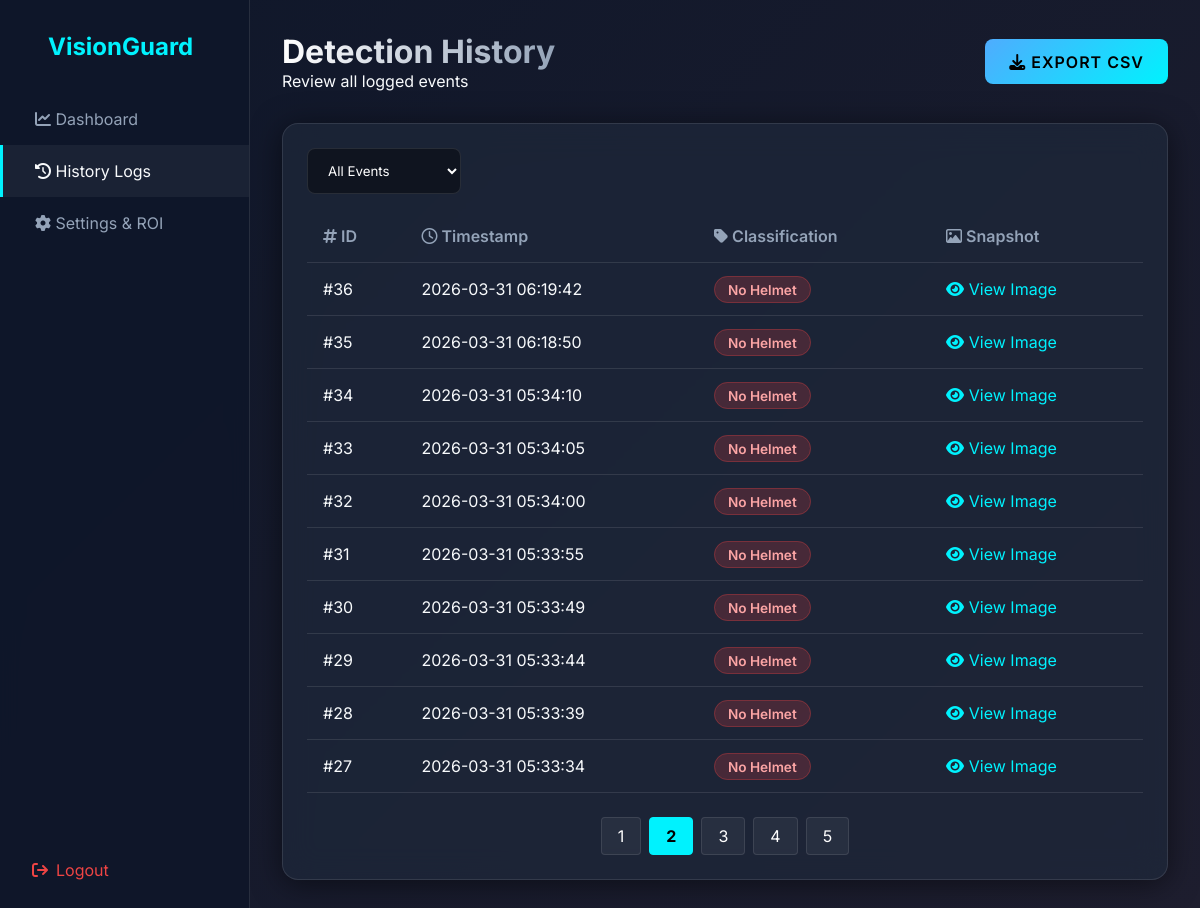
Screenshot of /logs?page=2&class_filter=All (signed in) with the database file from the repository.
### core/models.py (models this page shows)
class DetectionLog(db.Model):
    id = db.Column(db.Integer, primary_key=True)
    timestamp = db.Column(db.DateTime, default=datetime.utcnow)
    class_name = db.Column(db.String(50), nullable=False) # 'Helmet' or 'No Helmet'
    snapshot_path = db.Column(db.String(255), nullable=True) # relative path to static/snapshots/

### core/routes/logs.py (the view)
@logs_bp.route('/logs')
@login_required
def history():
    page = request.args.get('page', 1, type=int)
    class_filter = request.args.get('class_filter', 'All')
    query = DetectionLog.query
    if class_filter != 'All':
        query = query.filter_by(class_name=class_filter)
    logs = query.order_by(DetectionLog.timestamp.desc()).paginate(page=page, per_page=10)
    return render_template('logs.html', logs=logs, current_filter=class_filter)

### core/templates/logs.html (shortened to what this page needs)
{% extends "base.html" %}
{% block content %}
<div class="page-header flex-between">
    <div>
        <h1 class="page-title">Detection History</h1>
        <p class="page-subtitle">Review all logged events</p>
    </div>
    <div class="actions">
        <a href="{{ url_for('logs.export_csv') }}" class="btn-primary"><i class="fa-solid fa-download"></i> Export CSV</a>
    </div>
</div>
<div class="glass-panel logs-panel">
    <div class="filters">
        <form method="GET" action="{{ url_for('logs.history') }}" class="filter-form">
            <select name="class_filter" class="form-select" onchange="this.form.submit()">
                <option value="All" {% if current_filter == 'All' %}selected{% endif %}>All Events</option>
            </select>
        </form>
    </div>
    <div class="table-responsive">
        <table class="data-table">
            <thead>
                <tr>
                    <th><i class="fa-solid fa-hashtag"></i> ID</th>
                    <th><i class="fa-regular fa-clock"></i> Timestamp</th>
                    <th><i class="fa-solid fa-tag"></i> Classification</th>
                    <th><i class="fa-regular fa-image"></i> Snapshot</th>
                </tr>
            </thead>
            <tbody>
                {% for log in logs.items %}
                <tr>
                    <td>#{{ log.id }}</td>
                    <td>{{ log.timestamp.strftime('%Y-%m-%d %H:%M:%S') }}</td>
                    <td>
                        <span class="status-badge {% if log.class_name == 'Helmet' %}success{% else %}danger{% endif %}">
                            {{ log.class_name }}
                        </span>
                    </td>
                    <td>
                        {% if log.snapshot_path %}
                            <a href="{{ url_for('static', filename='snapshots/' + log.snapshot_path) }}" target="_blank" class="preview-btn">
                                <i class="fa-solid fa-eye"></i> View Image
                            </a>
                        {% else %}
                            <span class="text-muted">N/A</span>
                        {% endif %}
                    </td>
                </tr>
                {% else %}
                <tr>
                    <td colspan="4" class="text-center empty-state">No logs found.</td>
                </tr>
                {% endfor %}
            </tbody>
        </table>
    </div>
    {% if logs.pages > 1 %}
    <div class="pagination">
        {% for page_num in logs.iter_pages(left_edge=1, right_edge=1, left_current=1, right_current=2) %}
            {% if page_num %}
                {% if logs.page == page_num %}
                    <strong class="page-item active">{{ page_num }}</strong>
                {% else %}
                    <a href="{{ url_for('logs.history', page=page_num, class_filter=current_filter) }}" class="page-item">{{ page_num }}</a>
                {% endif %}
            {% else %}
                <span class="page-item dots">...</span>
            {% endif %}
        {% endfor %}
    </div>
    {% endif %}
</div>
{% endblock %}

### core/static/css/style.css (style rules this page uses)
:root { --primary: #00f2fe; --seconday: #4facfe; --bg-dark: #0f172a; --bg-panel: rgba(30, 41, 59, 0.7); --text-main: #f8fafc; --text-muted: #94a3b8; --success: #10b981; --danger: #ef4444; --glass-border: rgba(255, 255, 255, 0.1); }
* { margin: 0; padding: 0; box-sizing: border-box; font-family: 'Inter', sans-serif; }
body { background: linear-gradient(135deg, #0f172a 0%, #1e1e2f 100%); color: var(--text-main); min-height: 100vh; overflow-x: hidden; }
.glass-panel { background: var(--bg-panel); backdrop-filter: blur(16px); -webkit-backdrop-filter: blur(16px); border: 1px solid var(--glass-border); border-radius: 16px; padding: 1.5rem; box-shadow: 0 4px 30px rgba(0, 0, 0, 0.5); }
.input-with-icon input, .form-select { width: 100%; padding: 0.8rem 1rem 0.8rem 2.5rem; background: rgba(0, 0, 0, 0.2); border: 1px solid var(--glass-border); border-radius: 8px; color: white; outline: none; transition: 0.3s; }
.btn-primary { background: linear-gradient(135deg, var(--seconday), var(--primary)); color: #000; border: none; padding: 0.8rem 1.5rem; border-radius: 8px; font-weight: 600; cursor: pointer; transition: 0.3s; text-transform: uppercase; letter-spacing: 1px; text-decoration: none; display: inline-block; }
.page-title { font-size: 2rem; font-weight: 700; background: linear-gradient(to right, #fff, #94a3b8); -webkit-background-clip: text; -webkit-text-fill-color: transparent; }
.data-table { width: 100%; border-collapse: collapse; margin-top: 1rem; }
.data-table th, .data-table td { padding: 1rem; text-align: left; border-bottom: 1px solid var(--glass-border); }
.data-table th { color: var(--text-muted); font-weight: 600; }
.status-badge { padding: 0.3rem 0.8rem; border-radius: 20px; font-size: 0.85rem; font-weight: 600; }
.status-badge.danger { background: rgba(239, 68, 68, 0.2); color: #fca5a5; border: 1px solid rgba(239, 68, 68, 0.3); }
.form-select { width: auto; padding-left: 1rem; background: rgba(0,0,0,0.4); cursor: pointer; }
.pagination { display: flex; gap: 0.5rem; margin-top: 1.5rem; justify-content: center; }
.page-item { padding: 0.5rem 1rem; background: rgba(255,255,255,0.05); border: 1px solid var(--glass-border); border-radius: 4px; color: white; text-decoration: none; transition: 0.3s; }
.page-item.active { background: var(--primary); color: black; border-color: var(--primary); }
.filters { margin-bottom: 1rem; }
.page-header { margin-bottom: 2rem; }
.flex-between { display: flex; justify-content: space-between; align-items: center; }
.preview-btn { color: var(--primary); text-decoration: none; display: inline-flex; align-items: center; gap: 0.3rem; }

### rows the page displays
DetectionLog: id "36", timestamp "2026-03-31 06:19:42", class_name "No Helmet"
DetectionLog: id "35", timestamp "2026-03-31 06:18:50", class_name "No Helmet"
DetectionLog: id "34", timestamp "2026-03-31 05:34:10", class_name "No Helmet"
DetectionLog: id "33", timestamp "2026-03-31 05:34:05", class_name "No Helmet"
DetectionLog: id "32", timestamp "2026-03-31 05:34:00", class_name "No Helmet"
DetectionLog: id "31", timestamp "2026-03-31 05:33:55", class_name "No Helmet"
DetectionLog: id "30", timestamp "2026-03-31 05:33:49", class_name "No Helmet"
DetectionLog: id "29", timestamp "2026-03-31 05:33:44", class_name "No Helmet"
DetectionLog: id "28", timestamp "2026-03-31 05:33:39", class_name "No Helmet"
DetectionLog: id "27", timestamp "2026-03-31 05:33:34", class_name "No Helmet"

### other values shown
{{ page_num }} "1" "3" "4" "5"
{{ page_num }} "2"
